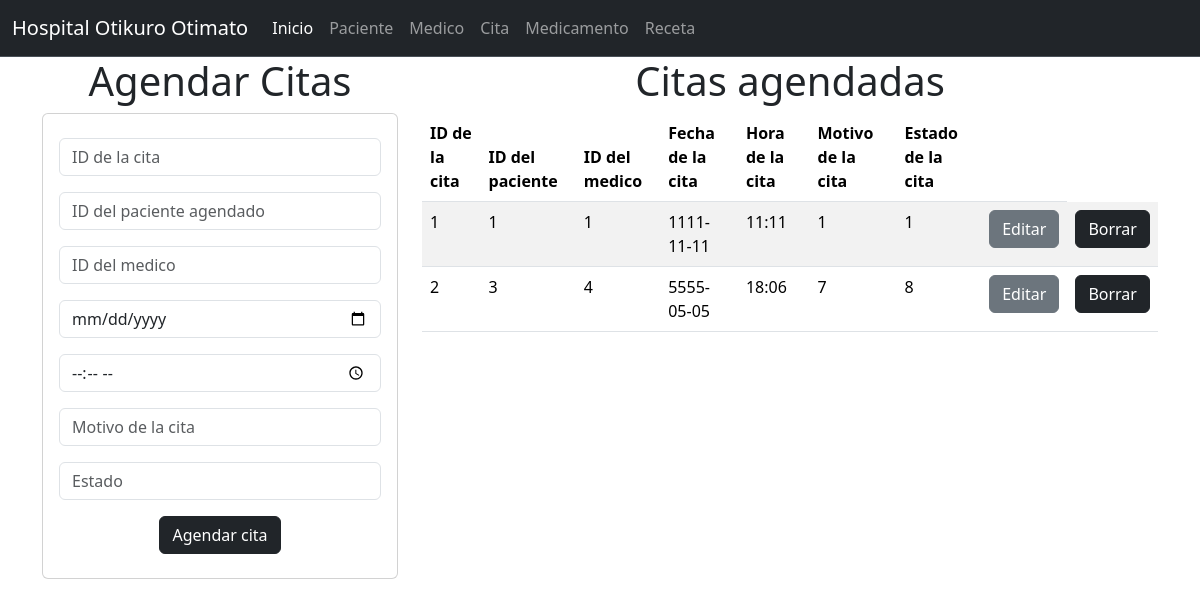
Page /Citas/Citas on the committed database.
### citas_app/models.py (models this page shows, shortened)
class Citas(models.Model):
    id_promocion=models.PositiveSmallIntegerField(primary_key=True)
    descripcion=models.CharField(max_length=100)
    fecha_inicio=models.CharField(max_length=100)
    fecha_fin=models.CharField(max_length=100)
    descuento=models.CharField(max_length=100)
    productos_aplicados=models.CharField(max_length=100)
    condiciones=models.CharField(max_length=100)

### citas_app/views.py (the view)
# urls.py: path('Citas',views.inicio_vistaCitas,name="Citas"),
def inicio_vistaCitas(request):
    laspromocion=Citas.objects.all()
    return render(request,'gestionarCitas.html',{'mispromocion':laspromocion})

### citas_app/templates/gestionarCitas.html
{% extends "base.html" %}
{% block cuerpo %}
{% load static %}
<div class="row">
    <div class="col-sm-12 col-md-4 col-lg-4 col-xl-4">
        <center><h1>Agendar Citas</h1></center>
        <div class="card">
            <div class="card-body">
                <form action="registrarCitas/" method="POST"> {% csrf_token %}
                    <div class="form-group py-2">
                        <input type="text" id="numidpromocion" name="numidpromocion" class="form-control" placeholder="ID de la cita" minlength="1" maxlength="6" required>
                    </div>
                    <div class="form-group py-2">
                        <input type="text" id="txtdescripcion" name="txtdescripcion" class="form-control" placeholder= "ID del paciente agendado" maxlength="100" required>
                    </div>
                    <div class="form-group py-2">
                        <input type="text" id="txtfechainicio" name="txtfechainicio" class="form-control" placeholder="ID del medico" maxlength="100" required>
                    </div>
                    <div class="form-group py-2">
                        <input type="date" id="txtfechafin" name="txtfechafin" class="form-control" placeholder="Fecha de la cita" maxlength="10" required>
                    </div>
                    <div class="form-group py-2">
                        <input type="time" id="numdescuento" name="numdescuento" class="form-control" placeholder="Hora de la cita" maxlength="50" required>
                    </div>
                    <div class="form-group py-2">
                        <input type="text" id="numproductosaplicados" name="numproductosaplicados" class="form-control" placeholder="Motivo de la cita" maxlength="100" required>
                    </div>
                    <div class="form-group py-2">
                        <input type="text" id="txtcondiciones" name="txtcondiciones" class="form-control" placeholder="Estado" maxlength="100" required>
                    </div>
                    <div class="form-group py-2">
                        <center><button type="submit" class="btn btn-dark">Agendar cita</button></center>
                    </div>
                </form>
            </div>
        </div>
    </div>
    <div class="col-sm-12 col-md-8 col-lg-8 col-xl-8">
        <center><h1>Citas agendadas</h1></center>
        <table class="table table-striped">
            <thead>
                <tr>
                    <th scope="col">ID de la cita</th>
                    <th scope="col">ID del paciente</th>
                    <th scope="col">ID del medico</th>
                    <th scope="col">Fecha de la cita</th>
                    <th scope="col">Hora de la cita</th>
                    <th scope="col">Motivo de la cita</th>
                    <th scope="col">Estado de la cita</th>
                    <th></th>
                </tr>
            </thead>
            <tbody>
                {% for m in mispromocion %}
                    <tr>
                        <td> {{m.id_promocion}} </td>
                        <td> {{m.descripcion}} </td>
                        <td> {{m.fecha_inicio}} </td>
                        <td> {{m.fecha_fin}} </td>
                        <td> {{m.descuento}} </td>
                        <td> {{m.productos_aplicados}} </td>
                        <td> {{m.condiciones}} </td>
                        <td><a href="{% url 'seleccionarCitas' m.id_promocion %}" class="btn btn-secondary">Editar</a></td>
                        <td><a href="{% url 'borrarCitas' m.id_promocion %}" class="btn btn-dark">Borrar</a></td>
                    </tr>
                {% endfor %}
            </tbody>
        </table>
    </div>
</div>
{% endblock %}

### templates/base.html (shortened to what this page needs)
<!doctype html>
<html lang="es">
<head>
    <link href="https://cdn.jsdelivr.net/npm/bootstrap@5.3.3/dist/css/bootstrap.min.css" rel="stylesheet">
</head>
<body>
    <nav class="navbar navbar-expand-lg bg-dark border-bottom border-body" data-bs-theme="dark">
        <div class="container-fluid">
            <a class="navbar-brand" href="#">Hospital Otikuro Otimato</a>
            <div class="collapse navbar-collapse" id="navbarNav">
            <ul class="navbar-nav">
                <li class="nav-item">
                <a class="nav-link active" aria-current="page" href="#">Inicio</a>
                </li>
                <li class="nav-item">
                <a class="nav-link" href="{% url 'Paciente' %}"> Paciente </a>
                </li>
                <li class="nav-item">
                    <a class="nav-link" href="{% url 'Medico' %}"> Medico </a>
                    </li>
                <li class="nav-item">
                    <a class="nav-link" href="{% url 'Citas' %}"> Cita </a>
                    </li>
                <li class="nav-item">
                    <a class="nav-link" href="{% url 'Medicamento' %}"> Medicamento </a>
                    </li>
                <li class="nav-item">
                    <a class="nav-link" href="{% url 'Receta' %}"> Receta </a>
                    </li>
            </ul>
            </div>
        </div>
    </nav>
    <div class="container">
        {% block cuerpo %}
        {% endblock %}
    </div>
</body>
</html>

### rows in the picture
Citas: id_promocion "1", descripcion "1", fecha_inicio "1", fecha_fin "1111-11-11", descuento "11:11", productos_aplicados "1", condiciones "1"
Citas: id_promocion "2", descripcion "3", fecha_inicio "4", fecha_fin "5555-05-05", descuento "18:06", productos_aplicados "7", condiciones "8"
